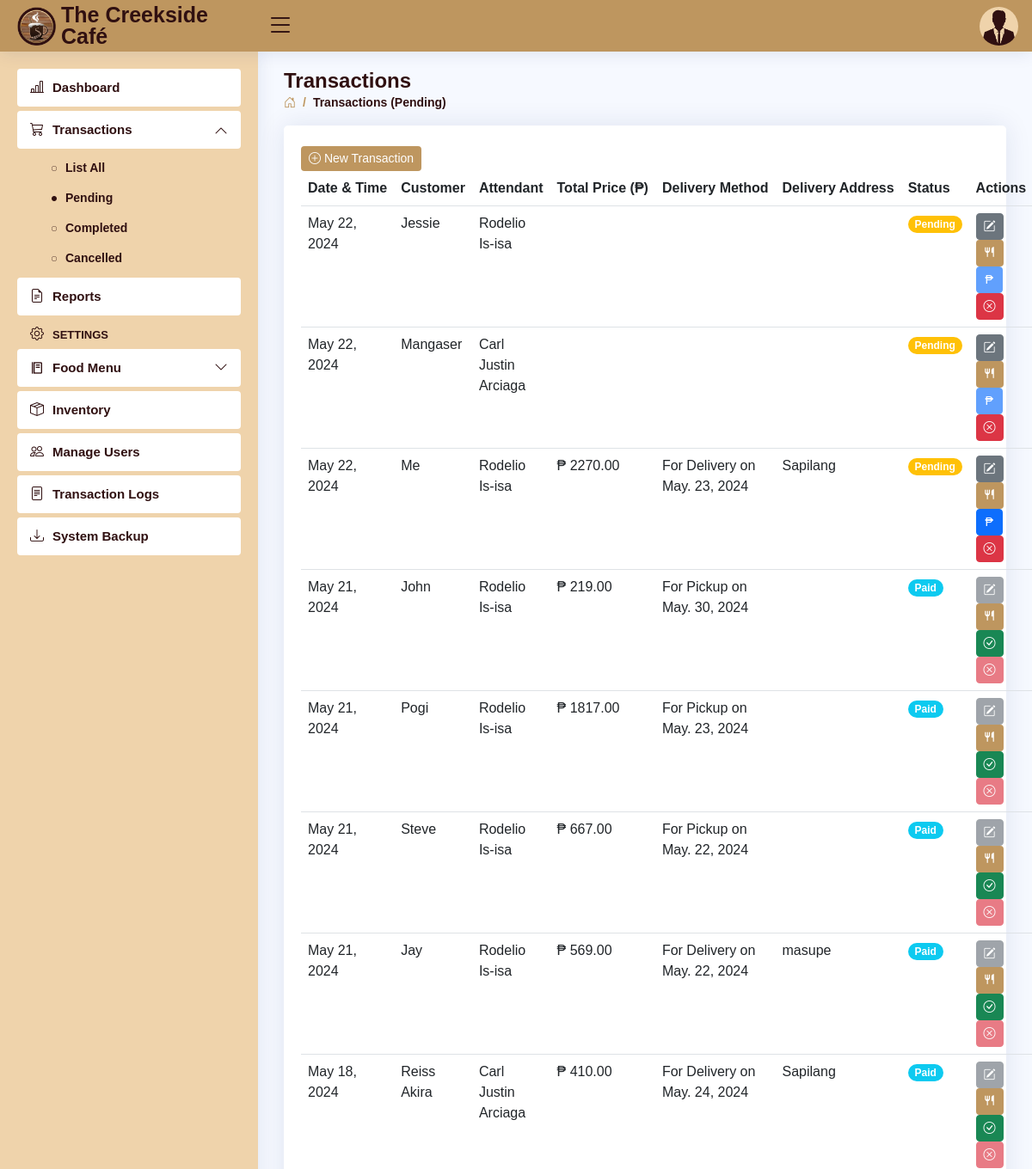
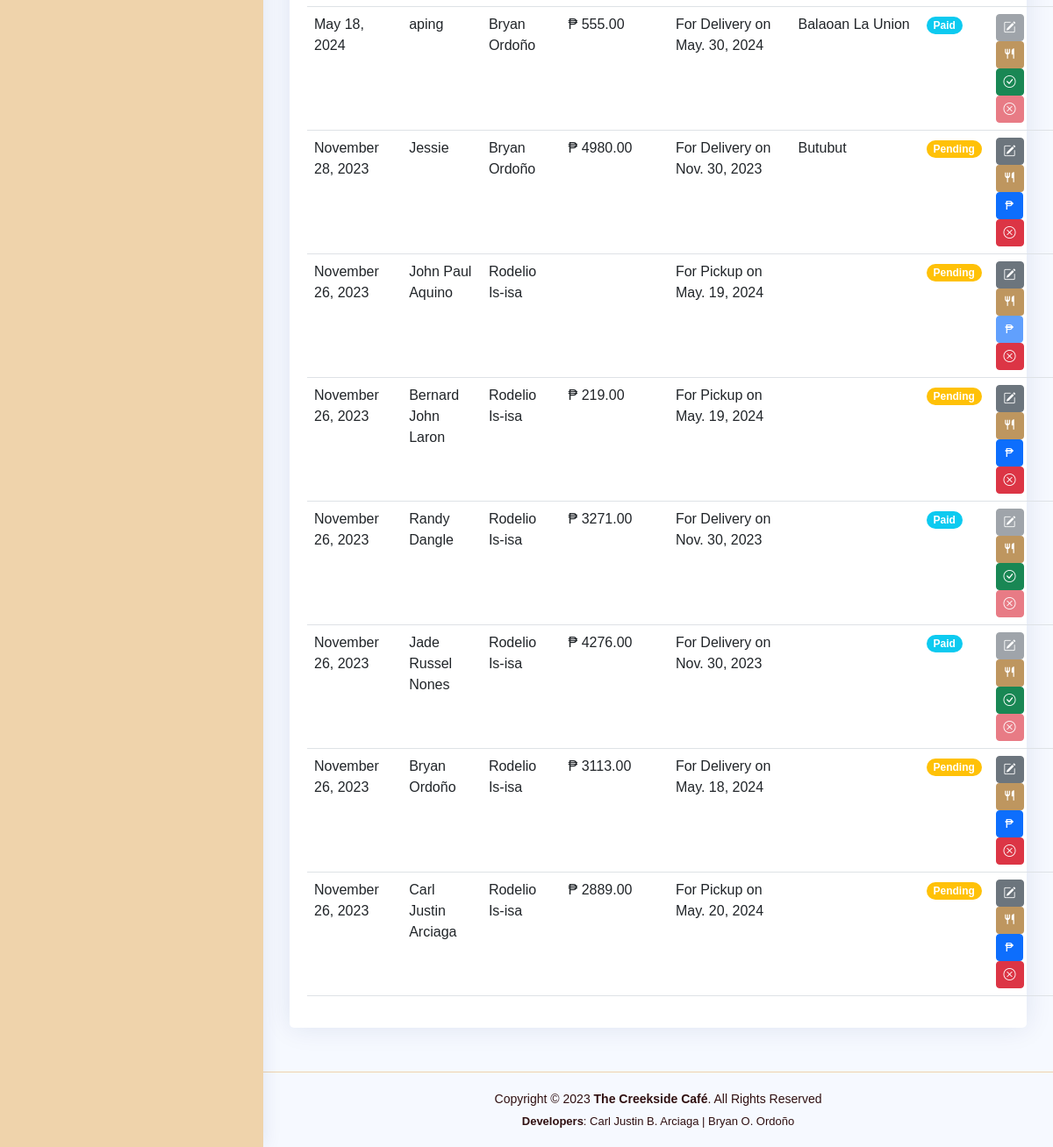
The page /transactions-pending.php (signed in) on the database its author committed (2 pictures, top to bottom).
### tables this page shows
CREATE TABLE `users` (
  `user_id` int(11) NOT NULL AUTO_INCREMENT,
  `role` varchar(5) DEFAULT NULL,
  `fname` varchar(30) DEFAULT NULL,
  `mname` varchar(30) DEFAULT NULL,
  `lname` varchar(30) DEFAULT NULL,
  `bdate` date DEFAULT NULL,
  `sex` varchar(6) DEFAULT NULL,
  `province` varchar(15) DEFAULT NULL,
  `municipality` varchar(30) DEFAULT NULL,
  `barangay` varchar(30) DEFAULT NULL,
  `contact_no` varchar(11) DEFAULT NULL,
  `email` varchar(50) DEFAULT NULL,
  `username` varchar(50) DEFAULT NULL,
  `password` varchar(50) DEFAULT NULL,
  PRIMARY KEY (`user_id`)
);

CREATE TABLE `transactions` (
  `trans_id` int(11) NOT NULL AUTO_INCREMENT,
  `date` datetime NOT NULL DEFAULT current_timestamp(),
  `customer` varchar(30) NOT NULL,
  `total_price` decimal(10,2) NOT NULL,
  `user_id` int(11) NOT NULL,
  `status` varchar(11) NOT NULL,
  `delivery_method` varchar(20) DEFAULT NULL,
  `address` varchar(70) DEFAULT NULL,
  `delivery_date` date DEFAULT NULL,
  `date_paid` datetime NOT NULL,
  `date_delivered` datetime NOT NULL,
  `date_cancelled` datetime NOT NULL,
  PRIMARY KEY (`trans_id`)
);

### transactions-pending.php (the view, shortened to what this page needs)
<!DOCTYPE html>
<html lang="en">
<head>
  <?php
  include 'includes/links.php';
  include 'includes/header.php';
  include 'includes/sidebarPending.php';
  ?>
</head>
<body>
  <main id="main" class="main">
    <div class="pagetitle">
      <h1>Transactions</h1>
      <nav>
        <ol class="breadcrumb">
          <li class="breadcrumb-item"><a href="dashboard.php"><i class="bi bi-house-door"></i></a></li>
          <li class="breadcrumb-item active">Transactions (Pending)</li>
        </ol>
      </nav>
    </div>
    <section class="section">
      <div class="card">
        <div class="card-body">
          <br>
          <button class="btn btn2 btn-sm" data-bs-toggle="modal" data-bs-target="#newTransaction"><i class="bi bi-plus-circle"></i> New Transaction</button>
          <table class="table table-hover datatable" id="transactions_table">
            <thead>
              <tr style="white-space: nowrap;">
                <th scope="col">Date & Time</th>
                <th scope="col">Customer</th>
                <th scope="col">Attendant</th>
                <th scope="col">Total Price (₱)</th>
                <th scope="col">Delivery Method</th>
                <th scope="col">Delivery Address</th>
                <th scope="col">Status</th>
                <th scope="col">Actions</th>
              </tr>
            </thead>
            <tbody>
              <?php
              include 'connection.php';
              $query = "SELECT transactions.*, concat(users.fname,' ',users.lname) as attendant FROM `transactions` LEFT JOIN `users` ON transactions.user_id = users.user_id WHERE status = 'Pending' || status = 'Paid' ORDER BY date DESC";
              $result = $con->query($query);
              if ($result) {
                while ($row = $result->fetch_assoc()) {
                  $trans_id = $row['trans_id'];
                  $customer = $row['customer'];
                  $total_price = $row['total_price'];
                  $attendant = $row['attendant'];
                  $date = $row['date'];
                  $delivery_date = $row['delivery_date'];
                  $delivery_method = $row['delivery_method'];
                  $address = $row['address'];
                  $status = $row['status']; ?>
                  <?php
                  $dbDate = $delivery_date;
                  $newDate = new DateTime($dbDate);
                  $formattedDate = $newDate->format("M. j, Y");
                  ?>
                  <tr>
                    <td><?php echo date('F j, Y', strtotime($date)); ?></td>
                    <td><?php echo $customer ?></td>
                    <td><?php echo $attendant ?></td>
                    <?php if ($total_price == '0.00') { ?>
                      <td></td>
                    <?php } else { ?>
                      <td>₱ <?php echo $total_price ?></td>
                    <?php } ?>
                    <?php if ($delivery_date == '0000-00-00' || $delivery_date == NULL) { ?>
                      <td></td>
                    <?php } else { ?>
                      <td><?php echo $delivery_method;
                          echo ' on ';
                          echo $formattedDate ?></td>
                    <?php } ?>
                    <td><?= $address  ?></td>
                    <?php if ($status == 'Pending') { ?>
                      <td>
                        <font class="badge bg-warning rounded-pill"><b><?php echo $status ?></b></font>
                      </td>
                    <?php
                    } elseif ($status == 'Paid') { ?>
                      <td>
                        <font class="badge bg-info rounded-pill"><b><?php echo $status ?></b></font>
                      </td>
                    <?php } ?>
                    <td>
                      <button class="btn btn-secondary btn-sm " data-bs-toggle="modal" data-bs-target="#editCustomer-<?php echo $trans_id ?>" <?php echo ($status == 'Paid') ? 'disabled' : '' ?> data-bs-toggle="tooltip" title="Edit name"><i class="bi bi-pencil-square"></i> </button>
                      <?php if ($status == 'Paid') { ?>
                        <button class="btn btn2 btn-sm " data-bs-toggle="modal" data-bs-target="#viewDishes-<?php echo $trans_id ?>"><i class="ri ri-restaurant-fill" data-bs-toggle="tooltip" title="View dishes"></i> </button>
                      <?php } else { ?>
                        <button class="btn btn2 btn-sm " data-bs-toggle="modal" data-bs-target="#addDishes-<?php echo $trans_id ?>"><i class="ri ri-restaurant-fill" data-bs-toggle="tooltip" title="Order dishes"></i> </button>
                      <?php } ?>
                      <button class="btn btn-primary btn-sm paid-btn" data-bs-toggle="modal" data-bs-target="#paid-<?php echo $trans_id ?>" <?php echo ($total_price == 0.00) ? 'disabled' : '' ?> <?php echo ($status == 'Paid') ? 'hidden' : '' ?> data-bs-toggle="tooltip" title="Confirm payment">
                        <font style="padding: 2px;">₱</font>
                      </button>
                      <button class="btn btn-success btn-sm complete-btn" data-bs-toggle="modal" data-bs-target="#completeOrder-<?php echo $trans_id ?>" <?php echo ($status == 'Pending') ? 'hidden' : '' ?>><i class="bi bi-check-circle" data-bs-toggle="tooltip" title="Complete transaction"></i></button>
                      <button class="btn btn-danger btn-sm " data-bs-toggle="modal" data-bs-target="#cancelOrder-<?php echo $trans_id ?>" <?php echo ($status == 'Paid') ? 'disabled' : '' ?> data-bs-toggle="tooltip" title="Cancel transaction"><i class="bi bi-x-circle"></i></button>
                    </td>
                  </tr>
              <?php }
              } ?>
            </tbody>
          </table>
        </div>
      </div>
    </section>
  </main>
  <?php include 'includes/footer.php'; ?>
</body>
</html>

### includes/header.php (shortened to what this page needs)
<header id="header" class="header fixed-top d-flex align-items-center">
  <div class="d-flex align-items-center justify-content-between">
    <a href="dashboard.php" class="logo d-flex align-items-center">
      <img src="assets/img/creekside.png" alt="">
      <span class="d-none d-lg-block">The Creekside Café</span>
    </a>
    <i class="bi bi-list toggle-sidebar-btn"></i>
  </div>
  <nav class="header-nav ms-auto">
  <?php
      include 'connection.php';
      $username = $_SESSION['username'];
      $query = "SELECT * FROM users WHERE username = '$username'";
      $result = $con->query($query);
      if ($result) {
        while ($row = $result->fetch_assoc()) {
          $sex = $row['sex'];
          ?>
    <ul class="d-flex align-items-center">
      <li class="nav-item dropdown pe-3">
        <a class="nav-link nav-profile d-flex align-items-center pe-0" href="#" data-bs-toggle="dropdown">
          <?php
            if ($sex === 'Male') {
                echo '<img src="assets/img/Male.png" alt="Profile" class="rounded-circle">';
            } elseif ($sex === 'Female') {
                echo '<img src="assets/img/Female.png" alt="Profile" class="rounded-circle">';
            }
          ?>
        </a>
  <?php
        }
      }
  ?>
      </li>
    </ul>
  </nav>
</header>

### assets/css/style.css (style rules this page uses)
:root { scroll-behavior: smooth; }
body { font-family: "Open Sans", sans-serif; background: #f6f9ff; color: #444444; }
a { color: #4154f1; text-decoration: none; }
h1, h2, h3, h4, h5, h6 { font-family: "Nunito", sans-serif; }
#main { margin-top: 60px; padding: 20px 30px; transition: all 0.3s; }
.pagetitle { margin-bottom: 10px; }
.pagetitle h1 { font-size: 24px; margin-bottom: 0; font-weight: 600; color: #301011; }
.card { margin-bottom: 30px; border: none; border-radius: 5px; box-shadow: 0px 0 30px rgba(1, 41, 112, 0.1); }
.card-body { padding: 0 20px 20px 20px; color: #301011; }
.breadcrumb { font-size: 14px; font-family: "Nunito", sans-serif; color: #be965f; font-weight: 600; }
.breadcrumb a { color: #be965f; transition: 0.3s; }
.breadcrumb .breadcrumb-item::before { color: #be965f; }
.breadcrumb .active { color: #301011; font-weight: 600; }
.logo { line-height: 1; }
@media (min-width: 1200px) { .logo { width: 280px; } }
.logo img { max-height: 45px; margin-right: 6px; }
.logo span { font-size: 25px; font-weight: 700; color: #301011; font-family: "Nunito", sans-serif; }
.header { transition: all 0.5s; z-index: 997; height: 60px; box-shadow: 0px 2px 20px rgba(1, 41, 112, 0.1); background-color: #be965f; padding-left: 20px; }
.header .toggle-sidebar-btn { font-size: 32px; padding-left: 10px; cursor: pointer; color: #301011; }
.header-nav ul { list-style: none; }
.header-nav>ul { margin: 0; padding: 0; }
.header-nav .nav-profile { color: #301011; }
.header-nav .nav-profile img { max-height: 45px; }
@media (min-width: 1200px) { #main, #footer { margin-left: 300px; } }
.btn2 { background: #be965f; border: none; color: #fff; padding: 4px 9px; }

### rows shown on the page
transactions: date "May 22, 2024", customer "Jessie", attendant "Rodelio Is-isa", total_price 0 (drawn), delivery_date "0000-00-00" (drawn), status "Pending"
transactions: date "May 22, 2024", customer "Mangaser", attendant "Carl Justin Arciaga", total_price 0 (drawn), delivery_date "0000-00-00" (drawn), status "Pending"
transactions: date "May 22, 2024", customer "Me", attendant "Rodelio Is-isa", total_price "2270.00", delivery_method "For Delivery", delivery_date "May. 23, 2024", address "Sapilang", status "Pending"
transactions: date "May 21, 2024", customer "John", attendant "Rodelio Is-isa", total_price "219.00", delivery_method "For Pickup", delivery_date "May. 30, 2024", status "Paid"
transactions: date "May 21, 2024", customer "Pogi", attendant "Rodelio Is-isa", total_price "1817.00", delivery_method "For Pickup", delivery_date "May. 23, 2024", status "Paid"
transactions: date "May 21, 2024", customer "Steve", attendant "Rodelio Is-isa", total_price "667.00", delivery_method "For Pickup", delivery_date "May. 22, 2024", status "Paid"
transactions: date "May 21, 2024", customer "Jay", attendant "Rodelio Is-isa", total_price "569.00", delivery_method "For Delivery", delivery_date "May. 22, 2024", address "masupe", status "Paid"
transactions: date "May 18, 2024", customer "Reiss Akira", attendant "Carl Justin Arciaga", total_price "410.00", delivery_method "For Delivery", delivery_date "May. 24, 2024", address "Sapilang", status "Paid"
transactions: date "May 18, 2024", customer "aping", attendant "Bryan Ordoño", total_price "555.00", delivery_method "For Delivery", delivery_date "May. 30, 2024", address "Balaoan La Union", status "Paid"
transactions: date "November 28, 2023", customer "Jessie", attendant "Bryan Ordoño", total_price "4980.00", delivery_method "For Delivery", delivery_date "Nov. 30, 2023", address "Butubut", status "Pending"
transactions: date "November 26, 2023", customer "John Paul Aquino", attendant "Rodelio Is-isa", total_price 0 (drawn), delivery_method "For Pickup", delivery_date "May. 19, 2024", status "Pending"
transactions: date "November 26, 2023", customer "Bernard John Laron", attendant "Rodelio Is-isa", total_price "219.00", delivery_method "For Pickup", delivery_date "May. 19, 2024", status "Pending"
transactions: date "November 26, 2023", customer "Randy Dangle", attendant "Rodelio Is-isa", total_price "3271.00", delivery_method "For Delivery", delivery_date "Nov. 30, 2023", status "Paid"
